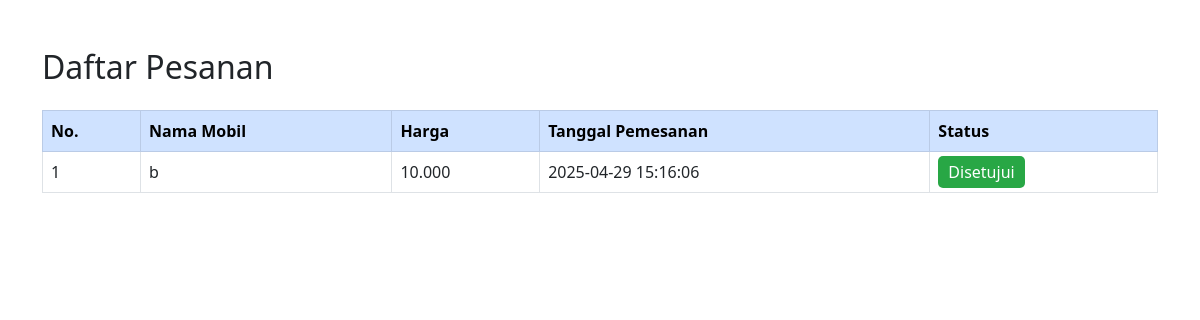
The page /Cust/Request.php (signed in) on the database its author committed.
### tables this page shows
CREATE TABLE `requests` (
  `id` int(11) NOT NULL,
  `itemId` int(11) NOT NULL,
  `userId` int(11) NOT NULL,
  `status` enum('Menunggu','Disetujui','Ditolak') NOT NULL DEFAULT 'Menunggu',
  `createdAt` datetime DEFAULT current_timestamp(),
  `updatedAt` datetime DEFAULT current_timestamp() ON UPDATE current_timestamp()
);

CREATE TABLE `mobil` (
  `id` int(11) NOT NULL,
  `nama` varchar(255) DEFAULT NULL,
  `stok` int(11) DEFAULT NULL,
  `harga` int(11) DEFAULT NULL,
  `keterangan` text DEFAULT NULL,
  `gambar` varchar(255) DEFAULT NULL
);

### Cust/Request.php (the view, shortened to what this page needs)
<?php
include '../DB.php';
$stmt = $conn->prepare("SELECT id FROM users WHERE username = ?");
$stmt->bind_param('s', $_SESSION['username']);
$stmt->execute();
$result = $stmt->get_result();
$user = $result->fetch_assoc();
$userId = $user['id'];
$query = "SELECT
    r.id,
    r.status,
    r.createdAt,
    m.nama AS mobilNama,
    m.harga AS mobilHarga,
    m.stok AS mobilStok
    FROM requests r
    JOIN mobil m ON r.itemId = m.id
    WHERE r.userId = ?
    ORDER BY r.createdAt DESC";
$stmt = $conn->prepare($query);
$stmt->bind_param('i', $userId);
$stmt->execute();
$result = $stmt->get_result();
?>
<!DOCTYPE html>
<html lang="en">
<head>
    <link href="https://cdn.jsdelivr.net/npm/bootstrap@5.3.0-alpha3/dist/css/bootstrap.min.css" rel="stylesheet">
</head>
<body>
    <div class="container mt-5">
        <h2 class="mb-4">Daftar Pesanan</h2>
        <table class="table table-bordered">
            <thead>
                <tr class="table-primary">
                    <th>No.</th>
                    <th>Nama Mobil</th>
                    <th>Harga</th>
                    <th>Tanggal Pemesanan</th>
                    <th>Status</th>
                </tr>
            </thead>
            <tbody>
                <?php
                if ($result->num_rows > 0) {
                    $no = 1;
                    while ($row = $result->fetch_assoc()) {
                        echo "<tr>";
                        echo "<td>{$no}</td>";
                        echo "<td>{$row['mobilNama']}</td>";
                        echo "<td>" . number_format($row['mobilHarga'], 0, ',', '.') . "</td>";
                        echo "<td>{$row['createdAt']}</td>";
                        echo "<td>";
                        if ($row['status'] == 'Disetujui') {
                            echo "<span class='status-disetujui'>Disetujui</span>";
                        } elseif ($row['status'] == 'Ditolak') {
                            echo "<span class='status-ditolak'>Ditolak</span>";
                        } else {
                            echo "<span class='status-menunggu'>Menunggu</span>";
                        }
                        echo "</td>";
                        echo "</tr>";
                        $no++;
                    }
                } else {
                    echo "<tr><td colspan='5' class='text-center'>Tidak ada data.</td></tr>";
                }
                ?>
            </tbody>
        </table>
    </div>
</body>
</html>

### Cust/Request.php (style rules this page uses)
.status-disetujui { background-color: #28a745; color: white; padding: 5px 10px; border-radius: 5px; }

### rows shown on the page
requests: itemId.nama "b", itemId.harga "10.000", createdAt "2025-04-29 15:16:06", status "Disetujui"
